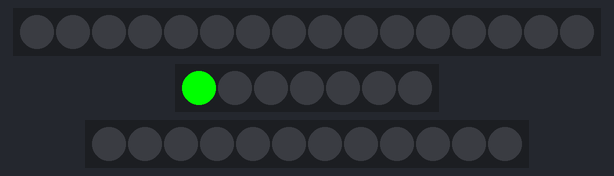
Bench run of a sketch on a simulated Arduino Uno, built with avr-gcc and run on an emulated ATmega328P. Parts: 16 RGB LEDs in strip order, left to right, 7 RGB LEDs in strip order, left to right, 12 RGB LEDs in strip order, left to right. Dim RGB values are drawn brighter than linear.

Above: at 0.1 s.
At 0.7 s:
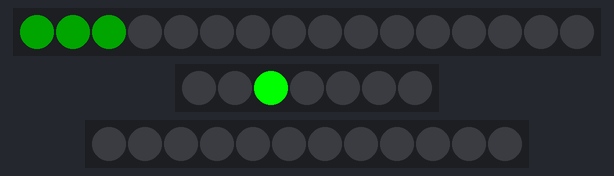
At 1.6 s:
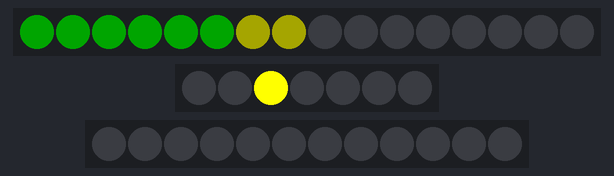
At 2.5 s:
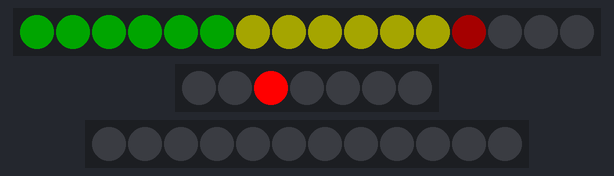
At 3.0 s:
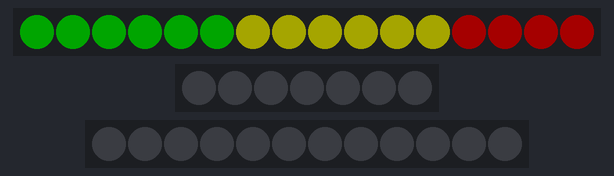
Timing chart, 0 to 4.5 s (numbered marks = the images above):
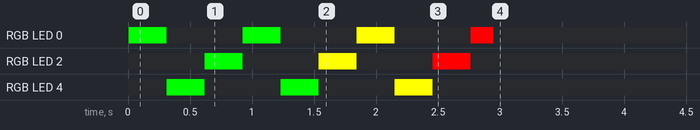

The sketch:

FSAE_DASH_V6.ino
```cpp
/*
   Version Notes:
    Beta: Only reads engine RPM from ECU and prints to serial monitor.
    v1.0: Added support for Adafruit NeoPixel as tachometer/shift LEDs.
    v2.0: Added support for Adafruit Alphanumeric Backpacks.
    v3.0: Added support for Gear Position from ECU and prints to Alphanumeric Backpack.  Fixed brackets and comments for typos and clarity.
    v4.0: Added support for Wheel Speed and Coolant Temperature from ECU.  Can print to Alphanumeric Backpack.  Build for unveiling.
    v5.0: Added support for Oil Pressure from ECU.  Can print to Alphanumeric Backpack.
    v5.1: Bug fixes.
    v6.0: Removed various functions such as 14-segment displays. Added support for a 7-segment display and PWM driver.
*/

// Libraries:
#include <mcp_can.h>
#include <SPI.h>
#include <Adafruit_NeoPixel.h>
#include <Adafruit_TLC59711.h>

// LED NeoPixel strip parameters
#define SPI_CS_PIN 9                                  // Declares D9 as CS for Seeed's CAN-BUS Shield.
#define stripLength 16                                // NeoPixel LED strip length of 16
#define stripDataPin 5                                // Declares D5 for strip data.
#define blinkInterval 50                              // flashing blink interval in ms

// Segment display paramaters
#define segmentLength 7                               // Segment display length of 7
#define segmentDataPin 3                              // D3 for segment display data

// Absolute brightness control for LEDs
#define stripBrightness 200                                // 0 = off, 255 = fullbright
#define segBrightness 255                                  // brightness settings here set absolute values

// TLC59711 parameters
#define NUM_TLC59711 1 // amount of chips connected
#define data 8         // PWM data pin (any digital pin)
#define clock 7        // PWM clock pin (any digital pin)
#define ENG_LED 0      // engine LED R0
#define OIL_LED 1      // EOP LED G0
int DUTY = 5;          // values from 0 to 100% representing duty cycle

// Engine parameters                                         CHANGE VALUES HERE
#define low_rpm 2000
#define high_rpm 10000
#define HIGH_ENG_TEMP 100
#define UNSAFE_ENG_TEMP 105
#define HIGH_EOP 55

// Library Initializations:
MCP_CAN CAN(SPI_CS_PIN);      // Sets CS pin.
Adafruit_NeoPixel strip = Adafruit_NeoPixel(stripLength, stripDataPin, NEO_GRB + NEO_KHZ800);      // Configures the NeoPixel Strip for 16 LEDs.
Adafruit_NeoPixel seg = Adafruit_NeoPixel(segmentLength, segmentDataPin, NEO_GRB + NEO_KHZ800);     // Configures 7-segment display for 8(actually 7) segments

uint16_t PWM_LEVEL = map(DUTY, 0, 100, 0, 65535); // (DUTY/100) * 65535; PWM value ranges from 0 to 65535
Adafruit_TLC59711 LED = Adafruit_TLC59711(NUM_TLC59711, clock, data); // initialization with parameters (chip amount, clock pin, data pin)

// Define LED colors, these are relative to the absolute brightness set above; MAY CHANGE BRIGHTNESS
uint32_t greenStripDay = strip.Color(0, 50, 0),       // daytime brightness
         yellowStripDay = strip.Color(50, 50, 0),
         redStripDay = strip.Color(50, 0, 0),
         redMaxStripDay = strip.Color(150, 0, 0),

         greenStripNight = strip.Color(0, 10, 0),     // lower brightness for evening
         yellowStripNight = strip.Color(10, 10, 0),
         redStripNight = strip.Color(10, 0, 0),
         redMaxStripNight = strip.Color(30, 0, 0),
         color[4] = {greenStripDay, yellowStripDay, redStripDay, redMaxStripDay};


// 7 segment display colors
uint32_t redSegDay = seg.Color(255, 0, 0),               // daytime brightness
         yellowSegDay = seg.Color(255, 255, 0),
         greenSegDay = seg.Color(0, 255, 0),
         blueSegDay = seg.Color(0, 0, 255),
         whiteSegDay = seg.Color(255, 255, 255),

         redSegNight = seg.Color(30, 0, 0),              // evening brightness
         yellowSegNight = seg.Color(30, 30, 0),
         greenSegNight = seg.Color(0, 30, 0),
         whiteSegNight = seg.Color(30, 30, 30),

         redSeg = redSegDay,                             // initial display brightness
         yellowSeg = yellowSegDay,
         greenSeg = greenSegDay,
         segColor = greenSeg;

// 7 segment display gear
int digitArray[7][7] = {                    //                            ___________
                    {0, 0, 1, 0, 1, 0, 1},  // n                         |     0     |
                    {0, 1, 1, 0, 0, 0, 0},  // 1                         |  5     1  |
                    {1, 1, 0, 1, 1, 0, 1},  // 2                         |     6     |
                    {1, 1, 1, 1, 0, 0, 1},  // 3                         |  4     2  |
                    {0, 1, 1, 0, 0, 1, 1},  // 4                         |     3     |
                    {1, 0, 1, 1, 0, 1, 1},  // 5                         |___________|
                    {1, 0, 1, 1, 1, 1, 1}   // 6
                    };

int digitCircle[6][7] = {
                    {1, 0, 0, 0, 0, 0, 0},
                    {0, 1, 0, 0, 0, 0, 0},
                    {0, 0, 1, 0, 0, 0, 0},
                    {0, 0, 0, 1, 0, 0, 0},
                    {0, 0, 0, 0, 1, 0, 0},
                    {0, 0, 0, 0, 0, 1, 0}
                    };

int shiftPT[2] = {low_rpm, high_rpm};   // sets lower and upper limits of RPMs to display

int prev_range = 10,        // needed for tachometer updating, arbitrary number
    prev_gear = 10,         // needed for gear position updating, arbitrary number
    ledStages[2] = {5, 11}, // this is where each stage of the led strip is set. i.e. from ledStages[0] and ledStages[1] is stage one and so on
    led_pos = 0;            // position of LEDs in sleep mode
long prevBlinkTime = 0;     // timer for warning flash interval

bool warningState = false,  // blink state for shift point flashing
     eng_state = false,     // blink state for engine warning LED
     eop_state = false;     // blink state for oil pressure warning LED

void setup()
{
  //Serial.begin(115200);     // comment out all Serials and Strings when not testing
  do
  {
    if (CAN_OK == CAN.begin(CAN_1000KBPS))  // initializes CAN-BUS Shield at specified baud rate.
    {
      //Serial.println("CAN-BUS Shield Initialized!");
      //is_CBS_init = true;
      break;
    }
    else
    {
      //Serial.println("CAN-BUS Shield FAILED!");
      //Serial.println("Retry initializing CAN-BUS Shield.");
      delay(1000);
    }
  }
  while(true);

  // begin NeoPixel strip
  strip.begin();
  strip.setBrightness(stripBrightness);
  strip.clear();
  strip.show();

  // begin segment display
  seg.begin();
  seg.setBrightness(segBrightness);
  seg.clear();
  seg.show();

  LED.begin();

  startupAnimation();

  color[0] = greenStripDay;
  color[1] = yellowStripDay;
  color[2] = redStripDay;
  color[3] = redMaxStripDay;

  segColor = whiteSegDay;
}

void loop()
{
  unsigned char len = 0;
  unsigned char buf[8];
  if(CAN_MSGAVAIL == CAN.checkReceive()) //Checks for incoming data.
  {
    CAN.readMsgBuf(&len, buf);           //Reads incoming data. len: data length, buf[location]: actual data.
    unsigned int canId = CAN.getCanId();
    //String id = String(canId);
    //Serial.println(id);

    if (canId == 1536)
    {
      int ENGINE_RPM = 0;
      int rpmA = buf[0];
      int rpmB = buf[1];
      ENGINE_RPM = ((rpmA * 256) + rpmB);
      ledStrip_update(ENGINE_RPM);
      //gearOFF(ENGINE_RPM);
      //String ALPHA_RPM = String(ENGINE_RPM);
      //Serial.println("RPM: " + ALPHA_RPM + "\n");
    }

    if (canId == 1550)
    {
      int gearA = buf[2];
      int gearB = buf[3];
      int GEAR = ((gearA * 256) + gearB - 2);
      gearShift_update(GEAR);
      //String ALPHA_GEAR = String(GEAR);
      //Serial.println("GEAR: " + ALPHA_GEAR + "\n");
    }

    if (canId == 1541)
    {
      int tempA = buf[2];
      int tempB = buf[3];
      int ENGINE_TEMP = ((tempA * 256) + tempB) / 10;
      TEMP_warning(ENGINE_TEMP);
      //String ALPHA_TEMP = String(ENGINE_TEMP);
      //Serial.println("ENG TEMP: " + ALPHA_TEMP + "\n");
    }

    if (canId == 1544)
    {
      int eopA = buf[0];
      int eopB = buf[1];
      int INT_EOP = (((eopA * 256) + eopB) * 0.0145037738); // millibars to PSI conversion
      EOP_warning(INT_EOP);
      //String ALPHA_EOP = String(INT_EOP);
      //Serial.println("EOP: " + ALPHA_EOP + "\n");
    }
  }
}

void ledStrip_update(int rpm)   // tachometer function
{
  int LED_RPM = rpm;
  unsigned long currentMillis = millis();   // get current timer for flashing condition
  if (LED_RPM >= shiftPT[0] && LED_RPM < shiftPT[1]) // if the RPM is between the lowest RPM and the shift point
  {
    // map the RPM values from 0 to 16(really 15 since the shift point and beyond is handled below) and constrain the range
    int rpmMapped = map(LED_RPM, shiftPT[0], shiftPT[1], 0, 16);
    int rpmConstrained = constrain(rpmMapped, 0, 16);

    if (prev_range != rpmConstrained)                // this makes it so we only update the LED when the range changes so we don't readdress the strip every reading
    {
      prev_range = rpmConstrained;
      strip.clear();
      for (int ledNum = 0; ledNum <= rpmConstrained; ledNum++) // rpmConstrained makes ledNum refer to one LED too much on the light strip since the light strip is indexed from 0,
                                                               // causes brief moment of max rpm before flashing to change gear
      {
        if (ledNum <= ledStages[0])                            // green
        {
          strip.setPixelColor(ledNum, color[0]);
        }
        else if (ledNum > ledStages[0] && ledNum <= ledStages[1])   // yellow
        {
          strip.setPixelColor(ledNum, color[1]);
        }
        else if (ledNum > ledStages[1] && ledNum < stripLength)     // red
        {
          strip.setPixelColor(ledNum, color[2]);
        }
      }
      strip.show();
    }
  }
  else if (LED_RPM >= shiftPT[1]) // RPM at or above shift point, blinks the LEDS on and off with no blocking delay
  {
    prev_range = 16;
    if (currentMillis - prevBlinkTime > blinkInterval)    // millis eventually overflows but only after 50 days powered on so abs value is not needed here
    {
      prevBlinkTime = currentMillis;

      if (warningState == false)
      {
        warningState = true;
        for (int i = 0; i < stripLength; i++)
        {
          strip.setPixelColor(i, color[3]);
        }
        strip.show();
      }
      else
      {
        strip.clear();
        strip.show();
        warningState = false;
      }
    }
  }
  else
  {
    if (prev_range != 10)
    {
      prev_range = 10;
      strip.clear();
      strip.show();
    }
  }
}

void gearShift_update(int gear) // update and display gear number on segment display
{
    seg.clear();
    for(int i = 0; i <= 6; i++)
    {
      if(digitArray[gear][i])
        seg.setPixelColor(i, whiteSegDay);
    }
    seg.show();
}

void TEMP_warning(int engine_temp) // turn LED on when engine temp is outside safe parameters
{
  if (engine_temp >= HIGH_ENG_TEMP && engine_temp < UNSAFE_ENG_TEMP)
  {
    LED.setPWM(ENG_LED, PWM_LEVEL);
  }
  else if (engine_temp >= UNSAFE_ENG_TEMP)
  {
    if (eng_state == false)
    {
      LED.setPWM(ENG_LED, PWM_LEVEL);
      eng_state = true;
    }
    else
    {
      LED.setPWM(ENG_LED, 0);
      eng_state = false;
    }
  }
  else
  {
    LED.setPWM(ENG_LED, 0);
  }
  LED.write();
}

void EOP_warning(int EOP) // turn LED on when oil pressure is outside safe parameters
{
  if (EOP >= HIGH_EOP)
  {
    LED.setPWM(OIL_LED, PWM_LEVEL);
  }
  else if (EOP < 8)
  {
    if (eop_state == false)
    {
      LED.setPWM(OIL_LED, PWM_LEVEL);
      eop_state = true;
    }
    else
    {
      LED.setPWM(OIL_LED, 0);
      eop_state = false;
    }
  }
  else
  {
    LED.setPWM(OIL_LED, 0);
  }
  LED.write();
}

void startupAnimation()
{
  LED.setPWM(ENG_LED, PWM_LEVEL);
  LED.setPWM(OIL_LED, PWM_LEVEL);
  LED.write();
  segColor = greenSeg;
  for(int h = 0; h <= 15; h++)
  {
    for(int i = 0; i <= 5; i++)
    {
      for(int j = 0; j <= 6; j++)
      {
        if(digitCircle[i][j])
          seg.setPixelColor(j, segColor);
      }
      seg.show();
      delay(30);
      seg.clear();
    }

    if (h <= ledStages[0])
    {
      strip.setPixelColor(h, color[0]);
      segColor = greenSeg;
    }
    else if (h > ledStages[0] && h <= ledStages[1])
    {
      strip.setPixelColor(h, color[1]);
      segColor = yellowSeg;
    }
    else if (h > ledStages[1] && h < stripLength)
    {
      strip.setPixelColor(h, color[2]);
      segColor = redSeg;
    }
    strip.show();
  }
  seg.clear();
  seg.show();
  LED.setPWM(ENG_LED, 0);
  LED.setPWM(OIL_LED, 0);
  LED.write();
  delay(500);
  strip.clear();
  strip.show();
  delay(1000);
}
```
